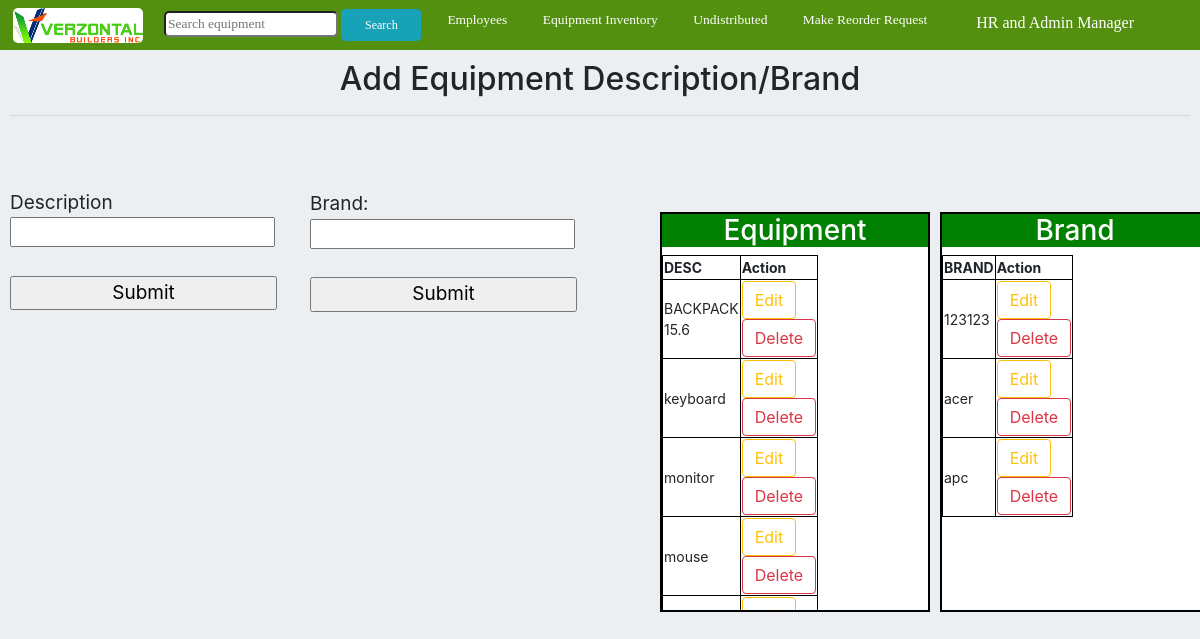
Screenshot of /description.php (signed in) with the database file from the repository.
### tables this page shows
CREATE TABLE `eq_desc` (
  `eq_desc_id` varchar(255) NOT NULL,
  `eqdesc` varchar(255) NOT NULL,
  `brand` varchar(255) NOT NULL
);

CREATE TABLE `brand` (
  `brandid` int(255) NOT NULL,
  `brand` varchar(255) NOT NULL
);

### description.php (the view, shortened to what this page needs)
<!DOCTYPE html>
<head><title>Verzontal PH</title>
  <?php include('header.php');
  function createRandomdescid() {
    $chars = "003232303232023232023456789";
    $i = 0;
    $pass = '' ;
    while ($i <= 7) {
      $num = rand() % 33;
      $tmp = substr($chars, $num, 1);
      $pass = $pass . $tmp;
      $i++;
    }
    return $pass;
  }
  $descid='desc-'.createRandomdescid();
  ?>
</head>
<body>
 <div class="first-header">
         <ul>
    <a href="dashboard.php" style="float:left; margin-top:3px;margin-left:6px;"><img src="icon/logo.png" alt="logo" height="45" width="140" id="imgnav"></a>
    <li>
      <div id="searchdiv-form" style="float:left;margin-top:-1px;margin-left:16px;">
        <section style="float:left;">
      <form id="search-form" action="search-session.php" method="POST" class="">
      <input type="text" id="search-input" name="q" style="border-radius: 5px;" placeholder="Search equipment" value="<?php  echo isset($_GET['q']) ? $_GET['q'] : null; ?>">
      <input type="submit" name="submit-button" value="Search" class="btn btn-info" style="width:80px;font-size:12px;">
    </form>
  </section>
  </div>
    </li>
    <li><a href="dashboard.php">Employees</a></li>
    <li><a href="equipment.php?section=">Equipment Inventory</a></li>
    <li><a href="undistributed.php">Undistributed</a></li>
    <li><a href="reorder.php">Make Reorder Request</a></li>
   <div class="dropdown" style="float:right;margin-right:40px;margin-top:-15px;">
   <?php echo $_SESSION['SESS_ROLE'];?>
  </div>
  </ul>
</div>
  <div class="navi-mngempl">
    <h2 style="text-align:center">Add Equipment Description/Brand</h2>
    <hr/>
<div class="">
<form action="savedesc.php" method="POST">
  <input type="hidden" name="descid" style="width:265px;" value="<?php echo $descid;?>" readonly><br><br>
  <span>Description </span><br><input type="text" name="desc" style="height:30px;width:265px;" required><br><br>
  <input type="submit" value="Submit" style="width:267px;">
</form>
<form action="savebrand.php" method="POST" style="margin-top:-120px;margin-left:300px;">
  <span>Brand: </span><br><input type="text" name="brand" style="height:30px;width:265px;" required><br><br>
  <input type="submit" value="Submit" style="width:267px;">
</form>
</div>
<div class="content-add-desc">
  <h3 style="text-align:center;">Equipment</h3>
    <table>
      <tr>
        <th width="10px">DESC</th>
        <th width="5px">Action</th>
      </tr>
      <?php
      $sql="SELECT * FROM eq_desc ORDER BY eqdesc";
      $result=mysqli_query($conn,$sql);
      while($row=mysqli_fetch_assoc($result)){
        ?>
      <tr>
      <td><?php echo $row['eqdesc'];?></td>
      <td><button value="<?php echo $row['eq_desc_id'];?>" data-toggle="modal" data-target="#editModaldesc" onclick="foggyDetails(this)" class="btn btn-outline-warning">Edit</button><button onclick="foggyDeleteDesc(this)" value="<?php echo $row['eq_desc_id'];?>" class="btn btn-outline-danger" >Delete</button></td>
      </tr>
      <?php
    }
     ?>
    </table>
</div>
<div class="content-add-brand">
  <h3 style="text-align:center;">Brand</h3>
  <table>
    <tr>
      <th width="10px">BRAND</th>
      <th width="5px">Action</th>
    </tr>
  <?php
  $sql2="SELECT * FROM brand ORDER BY brand";
  $result2=mysqli_query($conn, $sql2);
  while($row2=mysqli_fetch_assoc($result2)){
    ?>
    <tr>
      <td><?php echo $row2['brand'];?></td>
      <td><button data-toggle="modal" data-target="#editModalbrand" value="<?php echo $row2['brandid'];?>" class="btn btn-outline-warning" onclick="foggyDetails2(this)" >Edit</button><button onclick="foggyDeleteBrand(this)" value="<?php echo $row2['brandid'];?>" class="btn btn-outline-danger">Delete</button></td>
    </tr>
    <?php
  }
   ?>
  </table>
</div>
</div>
</body>
</html>

### header.php (shortened to what this page needs)
<!DOCTYPE html>
<head><title></title>
<link rel="stylesheet" type="text/css" href="css/style.css">
<link rel="stylesheet" type="text/css" href="css/style2.css">
<link rel="stylesheet" type="text/css" href="dist/css/bootstrap.css">
</head>
</html>

### css/style.css (style rules this page uses)
body { height: 670px; overflow: auto; position:relative; }
.first-header { background-color:#53900f; padding:20px; font-family: "Times New Roman", Times, serif; margin-left:0px; margin-top:-10px; margin-right:-10px; font-size:13.5px; }
.first-header li { color:white; padding:5px; }
.first-header li a { padding: 19px 11px; text-decoration: none; color:white; transition: 0.5s; }
.dropdown { color:white; padding:16px; font-size:16px; border:none; position:relative; display:inline-block; margin-right:15px; float:right; }
.navi-mngempl { font-size:19px; padding:10px; }
ul { list-style-type: none; margin: 0; padding: 0; }
li { display: inline; }
#imgnav { margin-top:-10px; margin-bottom:-13px; margin-left:-18px; padding:5px; border-top-left-radius: 10px; border-top-right-radius: 10px; border-bottom-left-radius: 10px; border-bottom-right-radius:10px; }
.content-add-desc { font-size:14px; margin-top:-100px; margin-left:650px; background-color:white; overflow-y:auto; overflow-x:auto; width:270px; height:400px; position:absolute; border-style:solid; border-color:black; border-width:2px; }
.content-add-desc h3 { position:sticky; background-color:green; top:0; color:white; }
.content-add-brand { font-size:14px; margin-right:50px; margin-top:-100px; margin-left:930px; background-color:white; overflow-y:auto; overflow-x:auto; height:400px; width:270px; position:absolute; border-style:solid; border-color:black; border-width:2px; }
.content-add-brand h3 { position:sticky; background-color:green; top:0; color:white; }

### css/style2.css (style rules this page uses)
body { background-color: #ECEFF1; font-size: 0.95em; font-family: arial; }
table { border-collapse: collapse; }
table, td, th { border: 1px solid black; }

### rows the page displays
eq_desc: eqdesc "BACKPACK 15.6"
eq_desc: eqdesc "keyboard"
eq_desc: eqdesc "monitor"
eq_desc: eqdesc "mouse"
brand: brand "123123", $row2['brandid'] 147 (drawn)
brand: brand "acer", $row2['brandid'] 143 (drawn)
brand: brand "apc", $row2['brandid'] 148 (drawn)

### other values shown
$_SESSION['SESS_ROLE'] "HR and Admin Manager"
